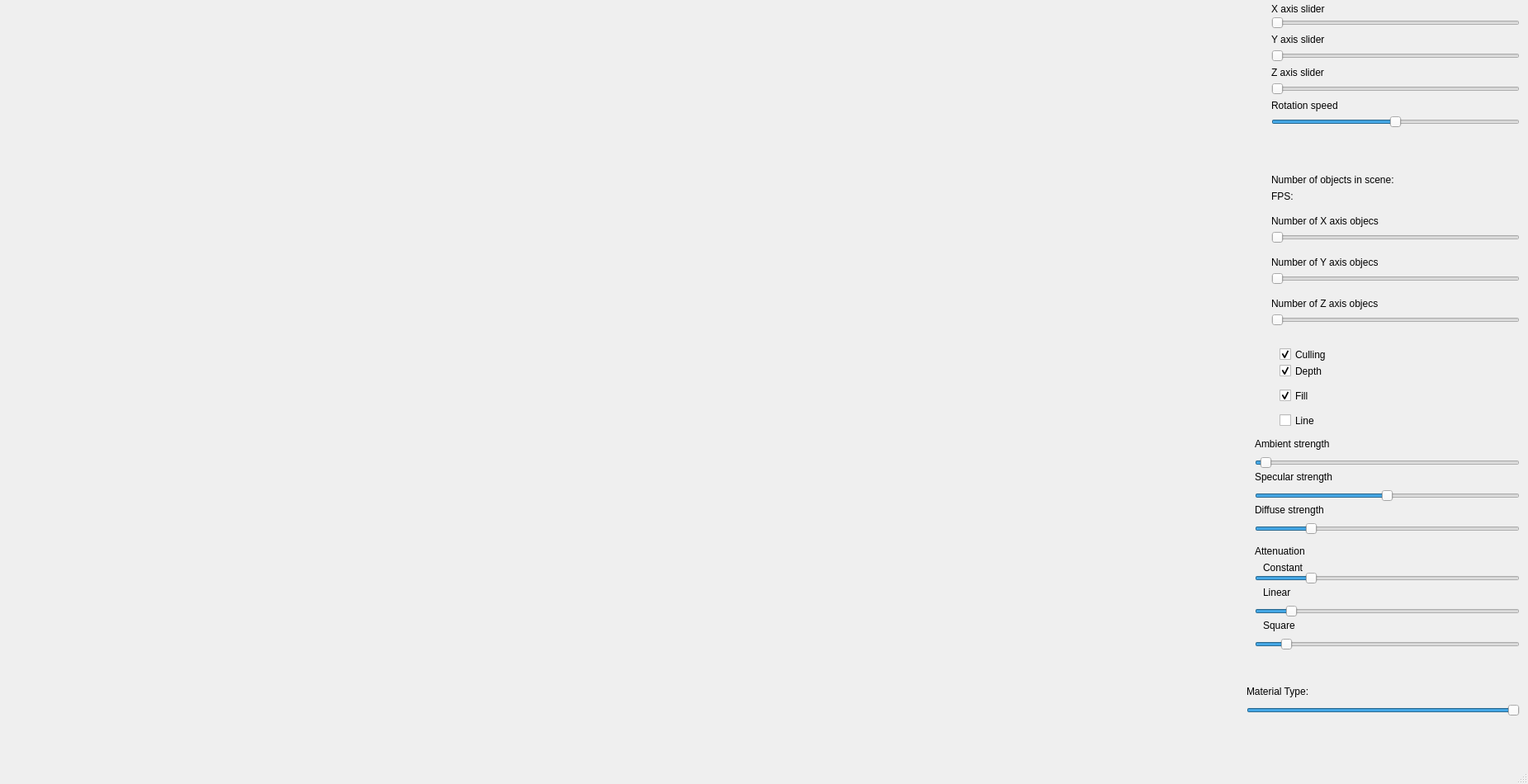
<?xml version="1.0" encoding="UTF-8"?>
<ui version="4.0">
 <class>MainWindow</class>
 <widget class="QMainWindow" name="MainWindow">
  <property name="geometry">
   <rect>
    <x>0</x>
    <y>0</y>
    <width>1851</width>
    <height>950</height>
   </rect>
  </property>
  <property name="windowTitle">
   <string>MainWindow</string>
  </property>
  <widget class="QWidget" name="centralwidget">
   <widget class="OpenGLWidget" name="widget" native="true">
    <property name="geometry">
     <rect>
      <x>0</x>
      <y>0</y>
      <width>1500</width>
      <height>900</height>
     </rect>
    </property>
   </widget>
   <widget class="QSlider" name="XSlider">
    <property name="geometry">
     <rect>
      <x>1540</x>
      <y>20</y>
      <width>301</width>
      <height>16</height>
     </rect>
    </property>
    <property name="maximum">
     <number>5760</number>
    </property>
    <property name="singleStep">
     <number>16</number>
    </property>
    <property name="pageStep">
     <number>240</number>
    </property>
    <property name="orientation">
     <enum>Qt::Horizontal</enum>
    </property>
    <property name="tickInterval">
     <number>240</number>
    </property>
   </widget>
   <widget class="QSlider" name="YSlider">
    <property name="geometry">
     <rect>
      <x>1540</x>
      <y>60</y>
      <width>301</width>
      <height>16</height>
     </rect>
    </property>
    <property name="maximum">
     <number>5760</number>
    </property>
    <property name="singleStep">
     <number>16</number>
    </property>
    <property name="pageStep">
     <number>240</number>
    </property>
    <property name="orientation">
     <enum>Qt::Horizontal</enum>
    </property>
    <property name="tickInterval">
     <number>240</number>
    </property>
   </widget>
   <widget class="QSlider" name="ZSlider">
    <property name="geometry">
     <rect>
      <x>1540</x>
      <y>100</y>
      <width>301</width>
      <height>16</height>
     </rect>
    </property>
    <property name="maximum">
     <number>5760</number>
    </property>
    <property name="singleStep">
     <number>16</number>
    </property>
    <property name="pageStep">
     <number>240</number>
    </property>
    <property name="orientation">
     <enum>Qt::Horizontal</enum>
    </property>
    <property name="tickInterval">
     <number>240</number>
    </property>
   </widget>
   <widget class="QLabel" name="label">
    <property name="geometry">
     <rect>
      <x>1540</x>
      <y>0</y>
      <width>231</width>
      <height>21</height>
     </rect>
    </property>
    <property name="midLineWidth">
     <number>-2</number>
    </property>
    <property name="text">
     <string>X axis slider</string>
    </property>
   </widget>
   <widget class="QLabel" name="label_2">
    <property name="geometry">
     <rect>
      <x>1540</x>
      <y>40</y>
      <width>251</width>
      <height>16</height>
     </rect>
    </property>
    <property name="text">
     <string>Y axis slider</string>
    </property>
   </widget>
   <widget class="QLabel" name="label_3">
    <property name="geometry">
     <rect>
      <x>1540</x>
      <y>80</y>
      <width>221</width>
      <height>16</height>
     </rect>
    </property>
    <property name="text">
     <string>Z axis slider</string>
    </property>
   </widget>
   <widget class="QCheckBox" name="FillBox">
    <property name="geometry">
     <rect>
      <x>1550</x>
      <y>470</y>
      <width>72</width>
      <height>19</height>
     </rect>
    </property>
    <property name="text">
     <string>Fill</string>
    </property>
    <property name="checked">
     <bool>true</bool>
    </property>
   </widget>
   <widget class="QCheckBox" name="LineBox">
    <property name="geometry">
     <rect>
      <x>1550</x>
      <y>500</y>
      <width>72</width>
      <height>19</height>
     </rect>
    </property>
    <property name="text">
     <string>Line</string>
    </property>
   </widget>
   <widget class="QCheckBox" name="DCBox">
    <property name="geometry">
     <rect>
      <x>1550</x>
      <y>440</y>
      <width>231</width>
      <height>19</height>
     </rect>
    </property>
    <property name="text">
     <string>Depth</string>
    </property>
    <property name="checked">
     <bool>true</bool>
    </property>
   </widget>
   <widget class="QLabel" name="label_fps">
    <property name="geometry">
     <rect>
      <x>1540</x>
      <y>230</y>
      <width>91</width>
      <height>16</height>
     </rect>
    </property>
    <property name="text">
     <string>FPS:</string>
    </property>
   </widget>
   <widget class="QCheckBox" name="CullingBox">
    <property name="geometry">
     <rect>
      <x>1550</x>
      <y>420</y>
      <width>72</width>
      <height>19</height>
     </rect>
    </property>
    <property name="text">
     <string>Culling</string>
    </property>
    <property name="checked">
     <bool>true</bool>
    </property>
   </widget>
   <widget class="QSlider" name="NumbersOfObjectsX">
    <property name="geometry">
     <rect>
      <x>1540</x>
      <y>280</y>
      <width>301</width>
      <height>16</height>
     </rect>
    </property>
    <property name="minimum">
     <number>1</number>
    </property>
    <property name="maximum">
     <number>100</number>
    </property>
    <property name="orientation">
     <enum>Qt::Horizontal</enum>
    </property>
   </widget>
   <widget class="QSlider" name="NumbersOfObjectsY">
    <property name="geometry">
     <rect>
      <x>1540</x>
      <y>330</y>
      <width>301</width>
      <height>16</height>
     </rect>
    </property>
    <property name="minimum">
     <number>1</number>
    </property>
    <property name="maximum">
     <number>100</number>
    </property>
    <property name="orientation">
     <enum>Qt::Horizontal</enum>
    </property>
   </widget>
   <widget class="QSlider" name="NumbersOfObjectsZ">
    <property name="geometry">
     <rect>
      <x>1540</x>
      <y>380</y>
      <width>301</width>
      <height>16</height>
     </rect>
    </property>
    <property name="minimum">
     <number>1</number>
    </property>
    <property name="maximum">
     <number>100</number>
    </property>
    <property name="orientation">
     <enum>Qt::Horizontal</enum>
    </property>
   </widget>
   <widget class="QLabel" name="label_5">
    <property name="geometry">
     <rect>
      <x>1540</x>
      <y>260</y>
      <width>171</width>
      <height>16</height>
     </rect>
    </property>
    <property name="text">
     <string>Number of X axis objecs</string>
    </property>
   </widget>
   <widget class="QLabel" name="label_6">
    <property name="geometry">
     <rect>
      <x>1540</x>
      <y>310</y>
      <width>171</width>
      <height>16</height>
     </rect>
    </property>
    <property name="text">
     <string>Number of Y axis objecs</string>
    </property>
   </widget>
   <widget class="QLabel" name="label_7">
    <property name="geometry">
     <rect>
      <x>1540</x>
      <y>360</y>
      <width>171</width>
      <height>16</height>
     </rect>
    </property>
    <property name="text">
     <string>Number of Z axis objecs</string>
    </property>
   </widget>
   <widget class="QSlider" name="AmbientStrengthSlider">
    <property name="geometry">
     <rect>
      <x>1520</x>
      <y>550</y>
      <width>321</width>
      <height>22</height>
     </rect>
    </property>
    <property name="maximum">
     <number>5000</number>
    </property>
    <property name="pageStep">
     <number>10</number>
    </property>
    <property name="value">
     <number>100</number>
    </property>
    <property name="orientation">
     <enum>Qt::Horizontal</enum>
    </property>
   </widget>
   <widget class="QSlider" name="SpecularStrength">
    <property name="geometry">
     <rect>
      <x>1520</x>
      <y>590</y>
      <width>321</width>
      <height>22</height>
     </rect>
    </property>
    <property name="maximum">
     <number>1000</number>
    </property>
    <property name="value">
     <number>500</number>
    </property>
    <property name="orientation">
     <enum>Qt::Horizontal</enum>
    </property>
   </widget>
   <widget class="QSlider" name="diffuseSlider">
    <property name="geometry">
     <rect>
      <x>1520</x>
      <y>630</y>
      <width>321</width>
      <height>22</height>
     </rect>
    </property>
    <property name="maximum">
     <number>5000</number>
    </property>
    <property name="value">
     <number>1000</number>
    </property>
    <property name="orientation">
     <enum>Qt::Horizontal</enum>
    </property>
   </widget>
   <widget class="QLabel" name="label_8">
    <property name="geometry">
     <rect>
      <x>1520</x>
      <y>530</y>
      <width>171</width>
      <height>16</height>
     </rect>
    </property>
    <property name="text">
     <string>Ambient strength</string>
    </property>
   </widget>
   <widget class="QLabel" name="label_9">
    <property name="geometry">
     <rect>
      <x>1520</x>
      <y>570</y>
      <width>171</width>
      <height>16</height>
     </rect>
    </property>
    <property name="text">
     <string>Specular strength</string>
    </property>
   </widget>
   <widget class="QLabel" name="label_10">
    <property name="geometry">
     <rect>
      <x>1520</x>
      <y>610</y>
      <width>171</width>
      <height>16</height>
     </rect>
    </property>
    <property name="text">
     <string>Diffuse strength</string>
    </property>
   </widget>
   <widget class="QLabel" name="label_11">
    <property name="geometry">
     <rect>
      <x>1520</x>
      <y>660</y>
      <width>171</width>
      <height>16</height>
     </rect>
    </property>
    <property name="text">
     <string>Attenuation</string>
    </property>
   </widget>
   <widget class="QLabel" name="label_12">
    <property name="geometry">
     <rect>
      <x>1530</x>
      <y>710</y>
      <width>171</width>
      <height>16</height>
     </rect>
    </property>
    <property name="text">
     <string>Linear</string>
    </property>
   </widget>
   <widget class="QLabel" name="label_13">
    <property name="geometry">
     <rect>
      <x>1530</x>
      <y>680</y>
      <width>171</width>
      <height>16</height>
     </rect>
    </property>
    <property name="text">
     <string>Constant</string>
    </property>
   </widget>
   <widget class="QLabel" name="label_14">
    <property name="geometry">
     <rect>
      <x>1530</x>
      <y>750</y>
      <width>171</width>
      <height>16</height>
     </rect>
    </property>
    <property name="text">
     <string>Square</string>
    </property>
   </widget>
   <widget class="QSlider" name="AttenuationConstantSlider">
    <property name="geometry">
     <rect>
      <x>1520</x>
      <y>690</y>
      <width>321</width>
      <height>22</height>
     </rect>
    </property>
    <property name="maximum">
     <number>5000</number>
    </property>
    <property name="value">
     <number>1000</number>
    </property>
    <property name="orientation">
     <enum>Qt::Horizontal</enum>
    </property>
   </widget>
   <widget class="QSlider" name="AttenuationLinearSlider">
    <property name="geometry">
     <rect>
      <x>1520</x>
      <y>730</y>
      <width>321</width>
      <height>22</height>
     </rect>
    </property>
    <property name="maximum">
     <number>2500</number>
    </property>
    <property name="value">
     <number>300</number>
    </property>
    <property name="orientation">
     <enum>Qt::Horizontal</enum>
    </property>
   </widget>
   <widget class="QSlider" name="AttenuationSquareSlider">
    <property name="geometry">
     <rect>
      <x>1520</x>
      <y>770</y>
      <width>321</width>
      <height>22</height>
     </rect>
    </property>
    <property name="maximum">
     <number>1000</number>
    </property>
    <property name="value">
     <number>100</number>
    </property>
    <property name="orientation">
     <enum>Qt::Horizontal</enum>
    </property>
   </widget>
   <widget class="QSlider" name="MaterialSlider">
    <property name="geometry">
     <rect>
      <x>1510</x>
      <y>850</y>
      <width>331</width>
      <height>22</height>
     </rect>
    </property>
    <property name="maximum">
     <number>23</number>
    </property>
    <property name="value">
     <number>23</number>
    </property>
    <property name="orientation">
     <enum>Qt::Horizontal</enum>
    </property>
   </widget>
   <widget class="QLabel" name="MaterialType">
    <property name="geometry">
     <rect>
      <x>1510</x>
      <y>830</y>
      <width>171</width>
      <height>16</height>
     </rect>
    </property>
    <property name="text">
     <string>Material Type:</string>
    </property>
   </widget>
   <widget class="QLabel" name="NoOiS">
    <property name="geometry">
     <rect>
      <x>1540</x>
      <y>210</y>
      <width>171</width>
      <height>16</height>
     </rect>
    </property>
    <property name="text">
     <string>Number of objects in scene:</string>
    </property>
   </widget>
   <widget class="QSlider" name="RSSlider">
    <property name="geometry">
     <rect>
      <x>1540</x>
      <y>140</y>
      <width>301</width>
      <height>16</height>
     </rect>
    </property>
    <property name="minimum">
     <number>-7200</number>
    </property>
    <property name="maximum">
     <number>7200</number>
    </property>
    <property name="singleStep">
     <number>16</number>
    </property>
    <property name="pageStep">
     <number>240</number>
    </property>
    <property name="value">
     <number>10</number>
    </property>
    <property name="orientation">
     <enum>Qt::Horizontal</enum>
    </property>
    <property name="tickInterval">
     <number>240</number>
    </property>
   </widget>
   <widget class="QLabel" name="label_4">
    <property name="geometry">
     <rect>
      <x>1540</x>
      <y>120</y>
      <width>221</width>
      <height>16</height>
     </rect>
    </property>
    <property name="text">
     <string>Rotation speed</string>
    </property>
   </widget>
  </widget>
  <widget class="QMenuBar" name="menubar">
   <property name="geometry">
    <rect>
     <x>0</x>
     <y>0</y>
     <width>1851</width>
     <height>21</height>
    </rect>
   </property>
  </widget>
  <widget class="QStatusBar" name="statusbar"/>
 </widget>
 <customwidgets>
  <customwidget>
   <class>OpenGLWidget</class>
   <extends>QWidget</extends>
   <header>openglwidget.h</header>
   <container>1</container>
  </customwidget>
 </customwidgets>
 <resources/>
 <connections/>
</ui>
